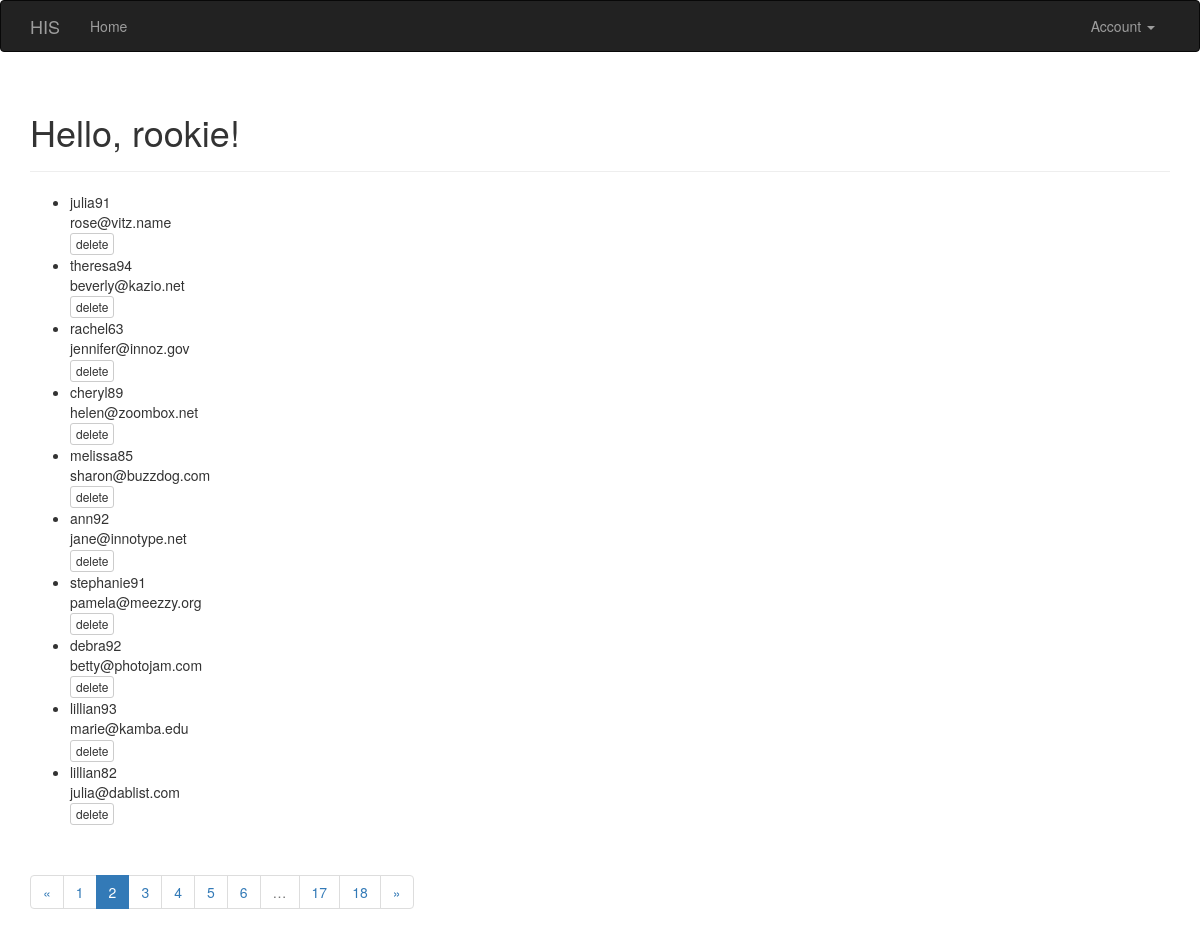
The app's page /?page=2 (signed in) with its own data.
### app/models.py (models this page shows, shortened)
class User(UserMixin, db.Model):
    __tablename__ = 'users'
    id = db.Column(db.Integer, primary_key=True)
    email = db.Column(db.String(64), unique=True, index=True)
    username = db.Column(db.String(64), unique=True, index=True)
    role_id = db.Column(db.Integer, db.ForeignKey('roles.id'))
    password_hash = db.Column(db.String(128))
    confirmed = db.Column(db.Boolean, default=False)
    @property
    def password(self):
        raise AttributeError('password is not a readable attribute')
    def can(self, permissions):
        return self.role is not None and \
            (self.role.permissions & permissions) == permissions
    def is_administrator(self):
        return self.can(Permission.ADMINISTER)

### app/main/views.py (the view)
@main.route('/')
def index():
    page = request.args.get('page', 1, type=int)
    pagination = User.query.order_by(User.id.desc()).paginate(
        page, per_page=current_app.config['FLASKY_POSTS_PER_PAGE'],
        error_out=False)
    users = pagination.items
    return render_template('index.html', users=users, pagination=pagination)
    return render_template('index.html')

### app/auth/views.py (called while the page is built)
@auth.before_app_request
def before_request():
    if current_user.is_authenticated \
            and not current_user.confirmed \
            and request.endpoint[:5] != 'auth.' \
            and request.endpoint != 'static':
        return redirect(url_for('auth.unconfirmed'))

### app/main/__init__.py (called while the page is built)
@main.app_context_processor
def inject_permissions():
    return dict(Permission=Permission)

### app/models.py (called while the page is built)
@login_manager.user_loader
def load_user(user_id):
    return User.query.get(int(user_id))

### app/templates/index.html (shortened to what this page needs)
{% extends "base.html" %}
{% import "_macros.html" as macros %}
{% block page_content %}
<div class="page-header">
    <h1>Hello, {% if current_user.is_authenticated %}{{ current_user.username }}{% else %}Stranger{% endif %}!</h1>
</div>
{% if current_user.is_administrator() %}
    <ul class="users">
        {% for user in users %}
            {% if not user.username == current_user.username%}
                <li class="user">
                    <div class="user-content">
                        <div class="user-name">{{ user.username }}</div>
                        <div class="user-email">{{ user.email }}</div>
                    </div>
                </li>
                <a class="btn btn-default btn-xs" href="{{ url_for('.delete_user',id = user.id) }}">delete</a>
            {% endif %}
        {% endfor %}
    </ul>
    {% if pagination %}
    <div class="pagination">
        {{ macros.pagination_widget(pagination, '.index') }}
    </div>
{% endif %}
{% endif %}
{% endblock %}

### records on screen
User: username "rookie"
User: username "julia91", email "rose@vitz.name"
User: username "theresa94", email "beverly@kazio.net"
User: username "rachel63", email "jennifer@innoz.gov"
User: username "cheryl89", email "helen@zoombox.net"
User: username "melissa85", email "sharon@buzzdog.com"
User: username "ann92", email "jane@innotype.net"
User: username "stephanie91", email "pamela@meezzy.org"
User: username "debra92", email "betty@photojam.com"
User: username "lillian93", email "marie@kamba.edu"
User: username "lillian82", email "julia@dablist.com"

### other values on screen
{{ p }} "1" "3" "4" "5" "6" "17" "18"
{{ p }} "2"
